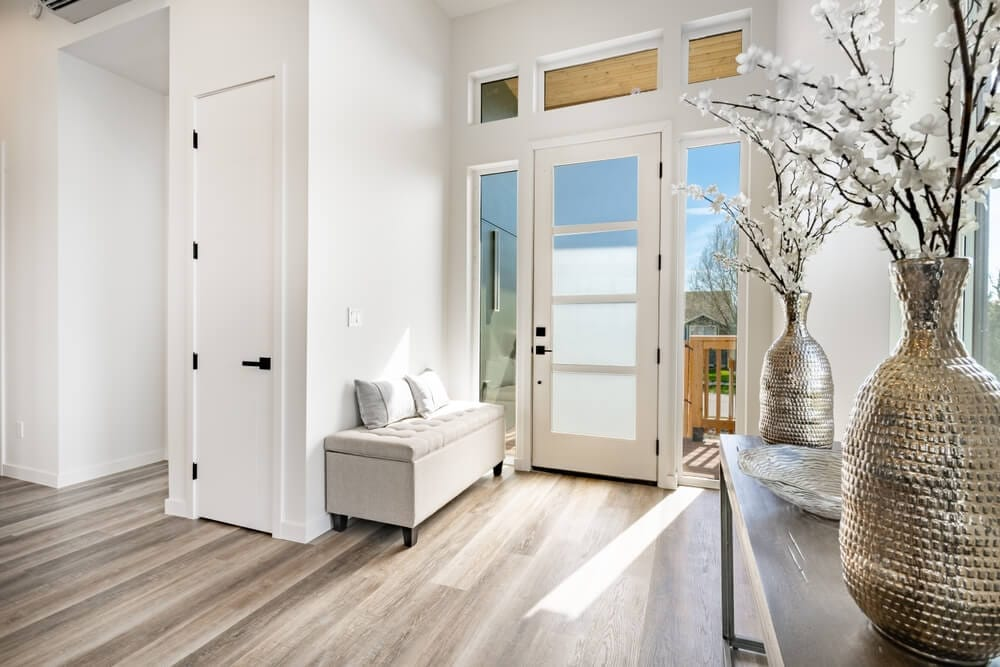
#> input picture assets/example1.jpg, 1000 x 667 px
$ python -i utils.py   (imports and definitions only)
#> lines starting #> are read from the running program, lines starting #| are printed output that depends on the picture; after the words box and inside, x2 and y2 are one past the last pixel; in counts of white or black regions, pixels touching at a corner belong together
import cv2

from .config import Config
from PIL import Image, ImageFilter
import cv2 as cv
import numpy as np
import logging

# Initialize logger
logger = logging.getLogger(__name__)


# [41 lines left out: functions load_image, save_image, not called in this run]


def prepare_canny(img: Image.Image, sigma_value: float = 0.33) -> Image.Image:
    """
    Apply Canny edge detection to an image for ControlNet input.

    Args:
        img (Image.Image): Input PIL image.

    Returns:
        Image.Image: 3-channel RGB image representing the edges.
    """
#> called with sigma_value = 0.33
    # Convert PIL to NumPy array
    c_img = np.array(img)

    if len(c_img.shape) == 3:
        gray = cv2.cvtColor(c_img, cv2.COLOR_RGB2GRAY)
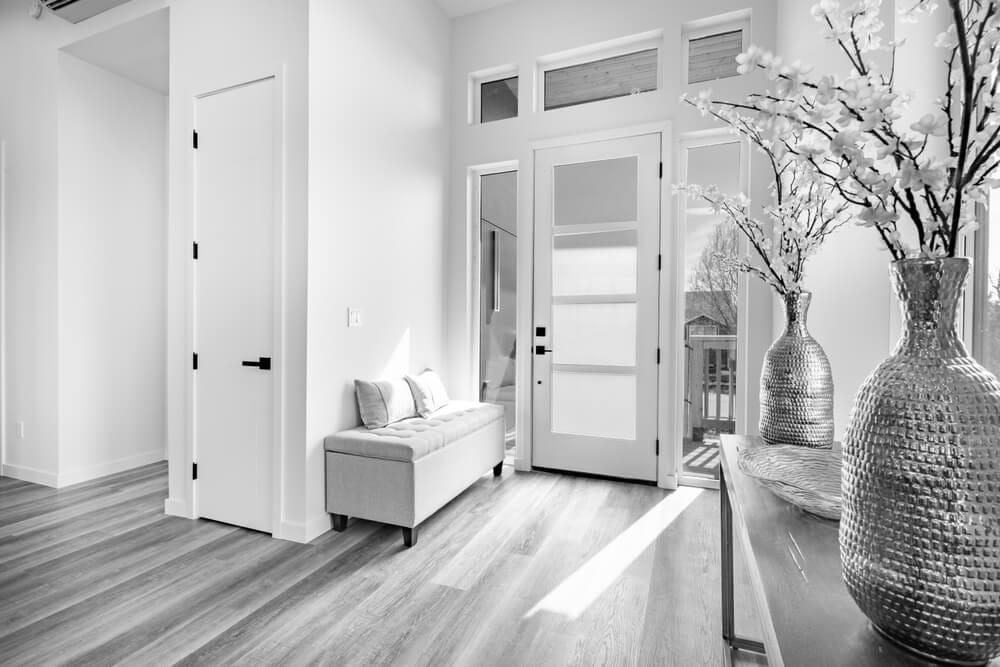
#> gray: shape (667, 1000); min 0, max 255, mean 183.7
    else:
        gray = c_img

    gray = cv2.GaussianBlur(gray, (3, 3), 0)

    median = np.median(gray)
#> median = 196

    lower = int(max(0, ((1.0 - sigma_value) * median)))
#> lower = 131
    upper = int(min(255, ((1.0 + sigma_value) * median)))
#> upper = 255
    # Apply Canny edge detection
    canny = cv.Canny(gray, lower, upper)
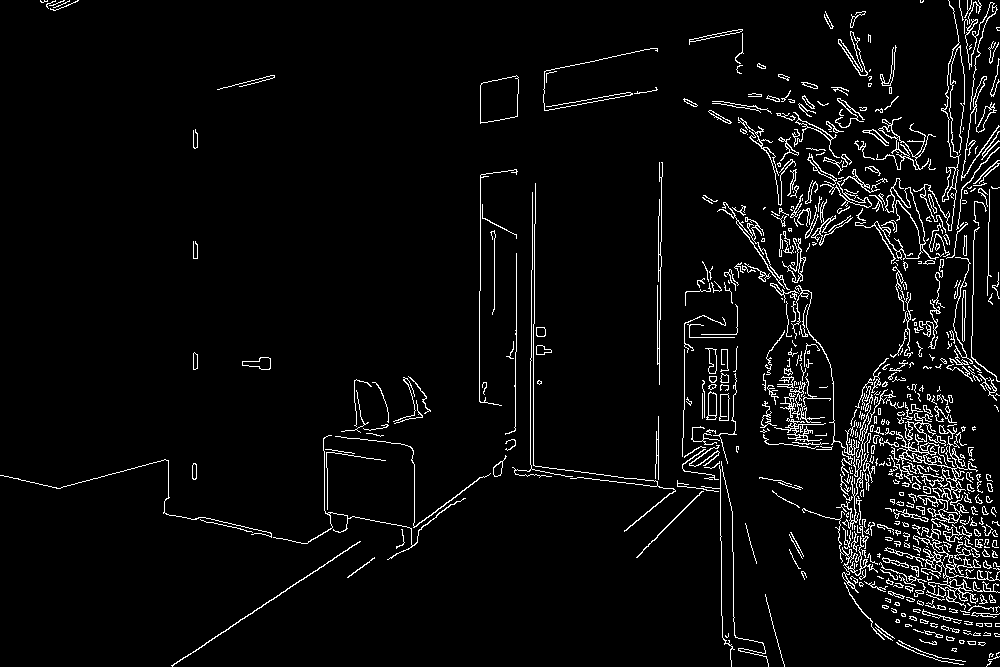
#> canny: shape (667, 1000); 4.5% white in thin lines or dots

    kernel = np.ones((2,2), np.int8)
    thick_line = cv2.dilate(canny, kernel=kernel, iterations=1)
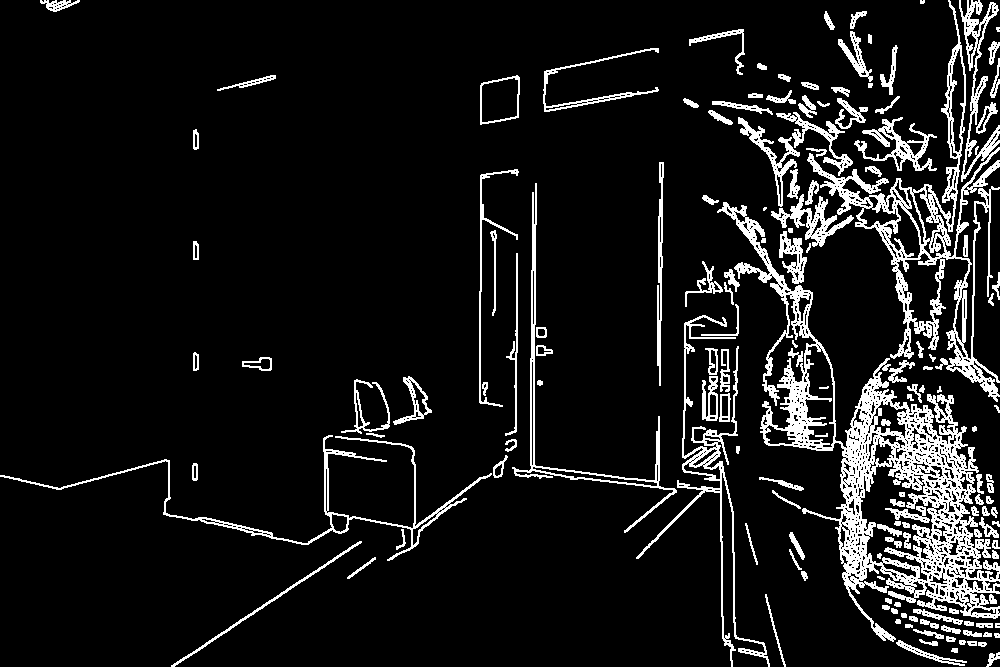
#> thick_line: shape (667, 1000); 9.6% white in thin lines or dots

    # Merge into 3 channels (required for ControlNet input)
    canny_3c = cv.merge([thick_line, thick_line, thick_line])
#> canny_3c: shape (667, 1000, 3); 9.6% white in thin lines or dots

    return Image.fromarray(canny_3c)


# [42 lines left out: functions get_depth, mask_prepare, not called in this run]

>>> import cv2
>>> picture = cv2.cvtColor(cv2.imread('../assets/example1.jpg'), cv2.COLOR_BGR2RGB)
>>> result = prepare_canny(picture)

$ run again, on assets/example2.png
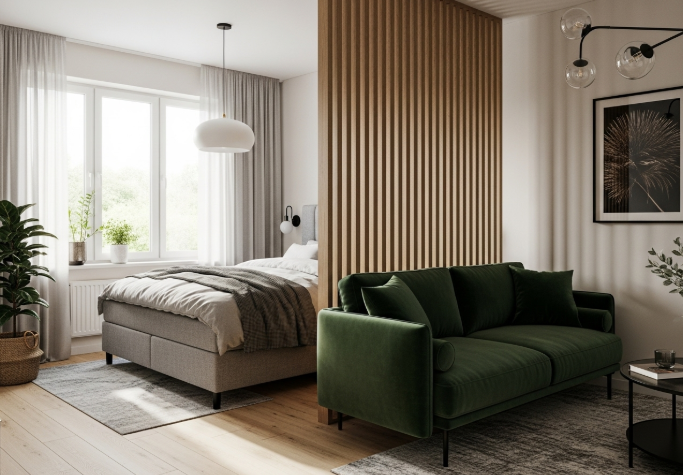
#> input picture assets/example2.png, 683 x 475 px
#> median = 124
#> lower = 83
#> upper = 164
#> in prepare_canny, `canny = cv.Canny(gray, lower, upper)`:
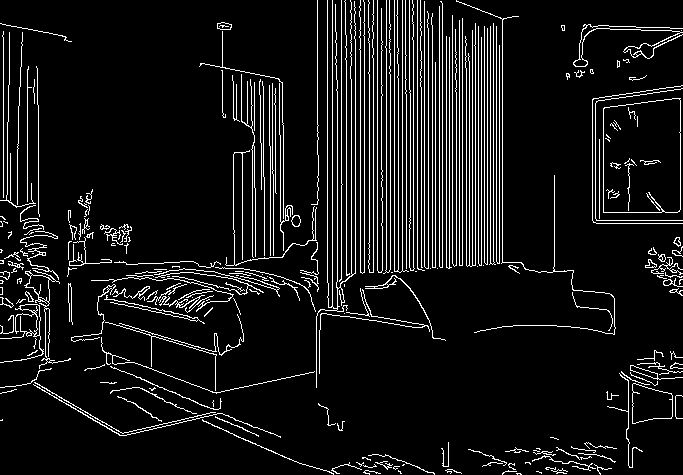
#> canny: shape (475, 683); 8.5% white in thin lines or dots
#> in prepare_canny, `thick_line = cv2.dilate(canny, kernel=kernel, iterations=1)`:
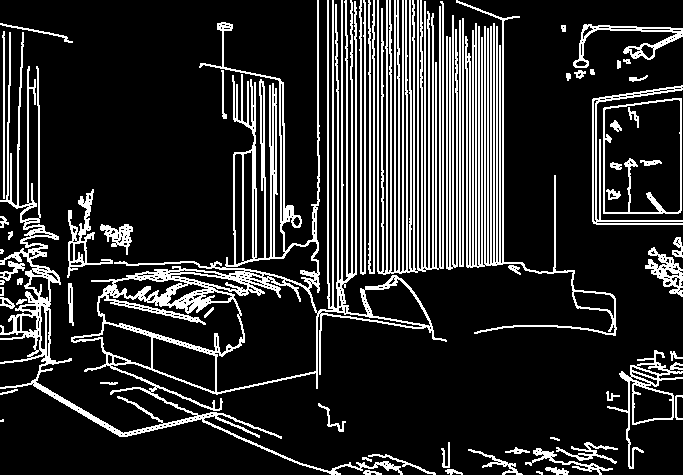
#> thick_line: shape (475, 683); 17.7% white in thin lines or dots
#> canny_3c: shape (475, 683, 3); 17.7% white in thin lines or dots

$ run again, on assets/example3.png
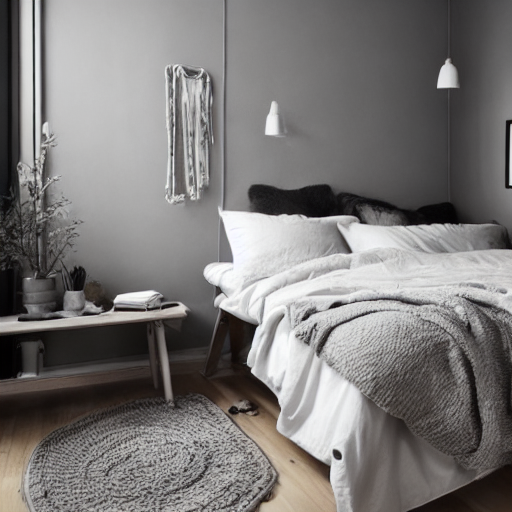
#> input picture assets/example3.png, 512 x 512 px
#> median = 120
#> lower = 80
#> upper = 159
#> in prepare_canny, `canny = cv.Canny(gray, lower, upper)`:
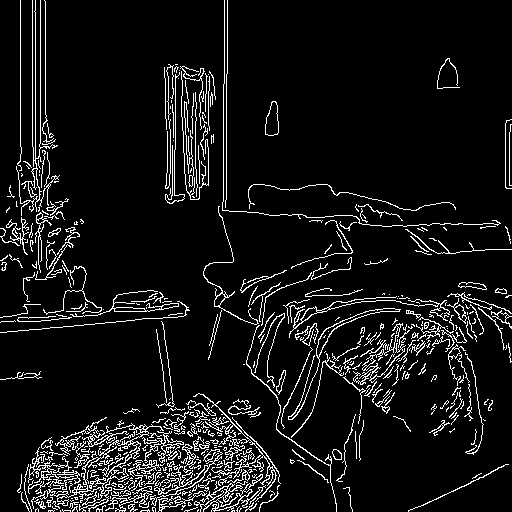
#> canny: shape (512, 512); 8.1% white in thin lines or dots
#> in prepare_canny, `thick_line = cv2.dilate(canny, kernel=kernel, iterations=1)`:
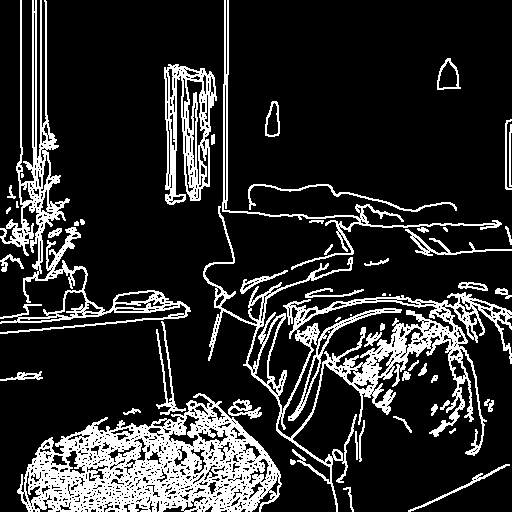
#> thick_line: shape (512, 512); 17.5% white; 55 white regions (7 under 20 px), largest, box (x1, y1, x2, y2) and area: (17, 393, 282, 512) 15920, (203, 206, 512, 512) 12078, (0, 0, 191, 334) 6969
